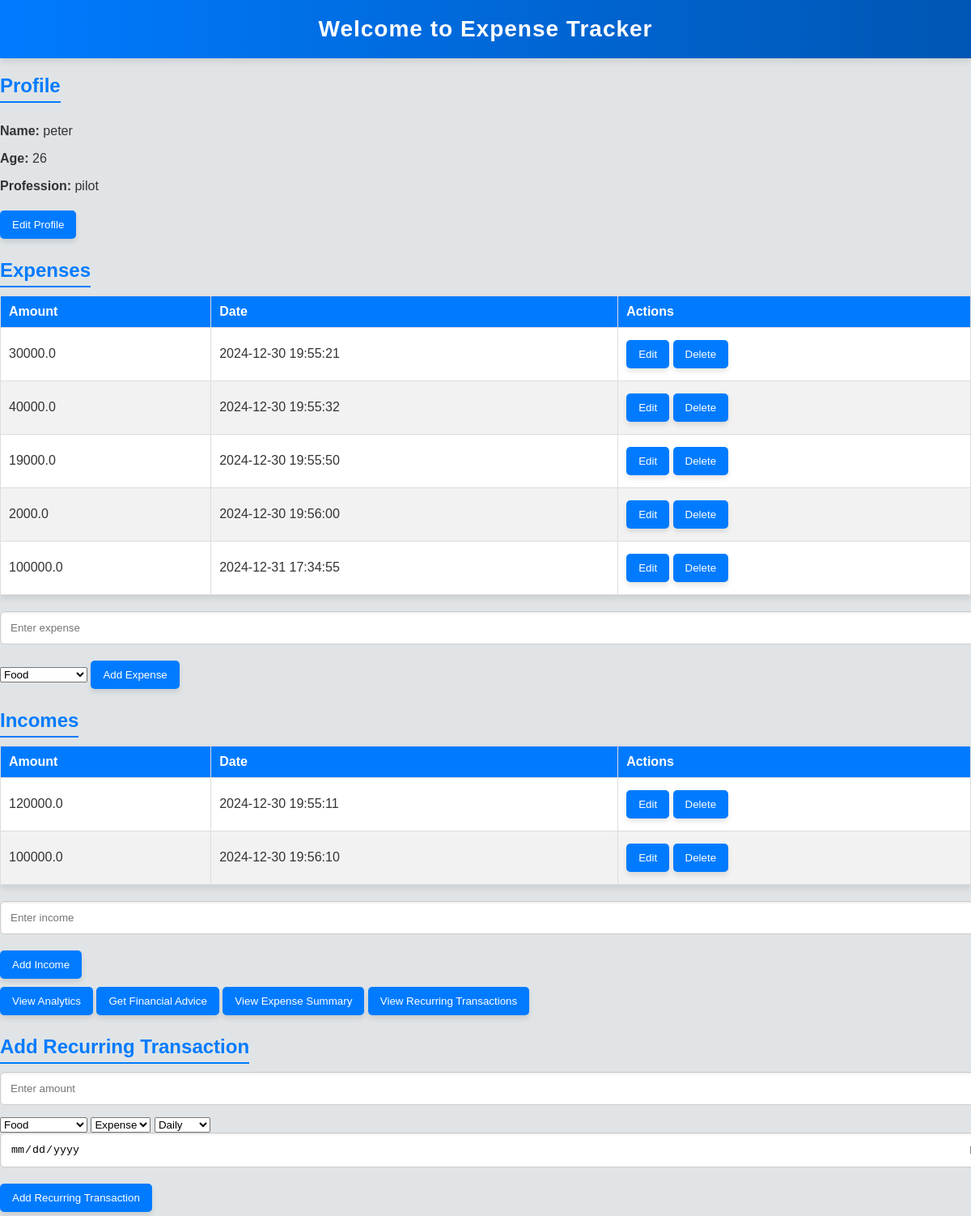
The app's page / (signed in), older data.
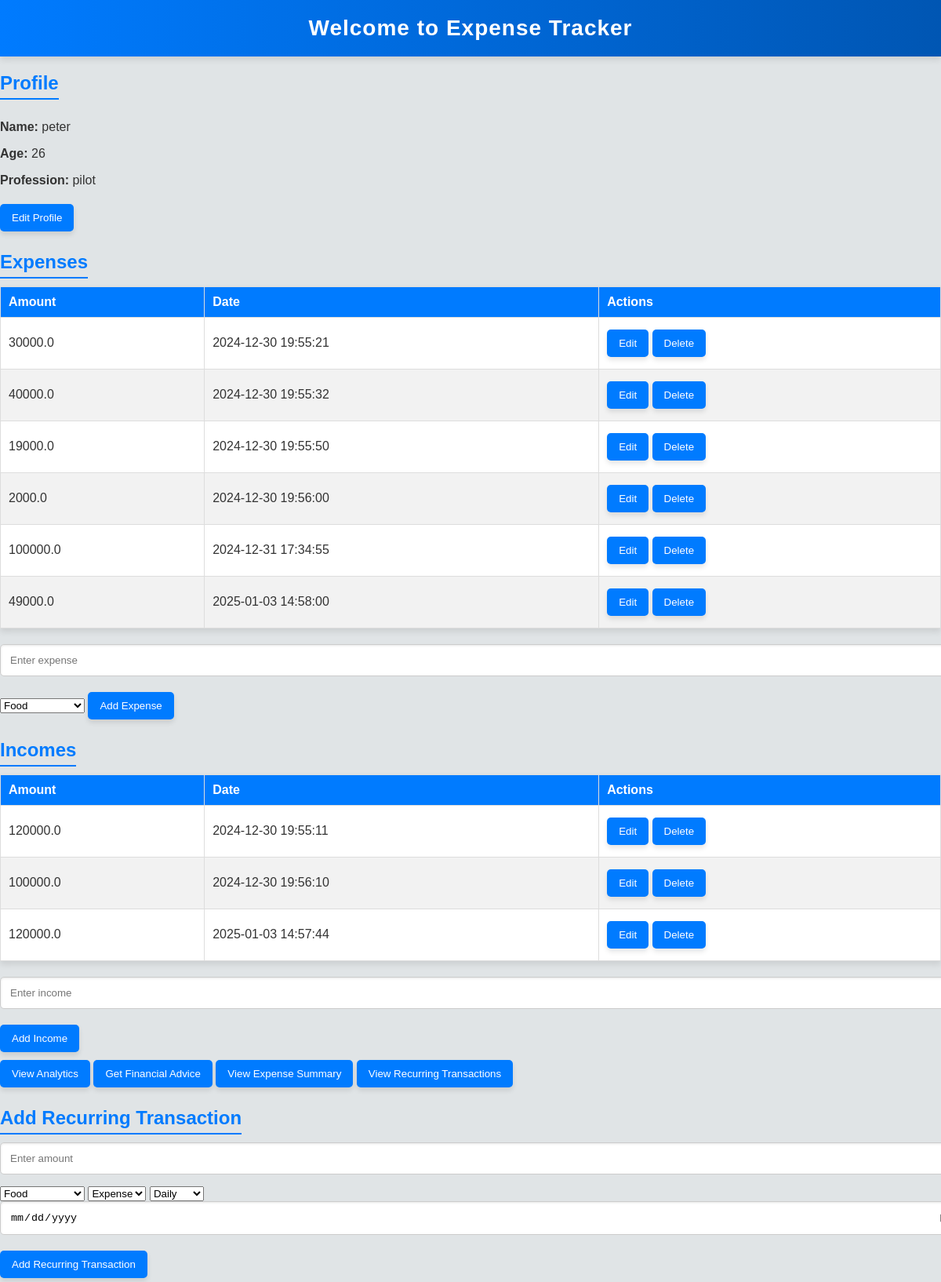
The same page, newer data.
### tables this page shows
CREATE TABLE expenses (
            id INTEGER PRIMARY KEY AUTOINCREMENT,
            amount REAL NOT NULL,
            created_at TIMESTAMP DEFAULT CURRENT_TIMESTAMP
        , user_id INTEGER REFERENCES users(id), category TEXT DEFAULT 'Uncategorized');

CREATE TABLE incomes (
            id INTEGER PRIMARY KEY AUTOINCREMENT,
            amount REAL NOT NULL,
            created_at TIMESTAMP DEFAULT CURRENT_TIMESTAMP
        , user_id INTEGER REFERENCES users(id));

### app.py (the view)
@app.route('/')  # Ensure this route is defined only once
@login_required
def index():
    profile = db.get_profile(current_user.id)  # Fetch profile
    expenses = db.get_all_expenses(current_user.id)  # Fetch expenses
    incomes = db.get_all_incomes(current_user.id)  # Fetch incomes
    print("Index - Profile fetched:", profile)  # Debugging output
    return render_template('index.html', profile=profile, expenses=expenses, incomes=incomes)

### app.py (called while the page is built)
@login_manager.user_loader
def load_user(user_id):
    user = db.get_user_by_id(user_id)  # Load user by ID (fixes initial issue)
    if user:
        return User(id=user[0], username=user[1])
    return None

### database.py (called while the page is built)
def get_user_by_id(user_id):
    conn = sqlite3.connect(DB_NAME)
    cursor = conn.cursor()
    cursor.execute("SELECT * FROM users WHERE id = ?", (user_id,))
    user = cursor.fetchone()
    conn.close()
    return user

def get_profile(user_id):
    conn = sqlite3.connect(DB_NAME)
    cursor = conn.cursor()
    cursor.execute("SELECT * FROM profile WHERE user_id = ?", (user_id,))
    profile = cursor.fetchone()
    conn.close()
    return profile

def get_all_expenses(user_id):
    conn = sqlite3.connect(DB_NAME)
    cursor = conn.cursor()
    cursor.execute("SELECT * FROM expenses WHERE user_id = ?", (user_id,))
    expenses = cursor.fetchall()
    conn.close()
    return expenses

def get_all_incomes(user_id):
    conn = sqlite3.connect(DB_NAME)
    cursor = conn.cursor()
    cursor.execute("SELECT * FROM incomes WHERE user_id = ?", (user_id,))
    incomes = cursor.fetchall()
    conn.close()
    return incomes

### templates/index.html (shortened to what this page needs)
<!DOCTYPE html>
<html>
<head>
    <link rel="stylesheet" type="text/css" href="{{ url_for('static', filename='css/style.css') }}">
</head>
<body>
    <h1>Welcome to Expense Tracker</h1>
    <div class="profile-section">
        <h2>Profile</h2>
        {% if profile %}
            <p><strong>Name:</strong> {{ profile[1] }}</p>
            <p><strong>Age:</strong> {{ profile[2] }}</p>
            <p><strong>Profession:</strong> {{ profile[3] }}</p>
            <a href="/profile"><button>Edit Profile</button></a>
        {% else %}
            <p>No profile found. <a href="/profile"><button>Create Profile</button></a></p>
        {% endif %}
    </div>
    <div class="expenses-section">
        <h2>Expenses</h2>
        <table>
            <thead>
                <tr>
                    <th>Amount</th>
                    <th>Date</th>
                    <th>Actions</th>
                </tr>
            </thead>
            <tbody>
                {% for expense in expenses %}
                <tr>
                    <td>{{ expense[1] }}</td>
                    <td>{{ expense[2] }}</td>
                    <td>
                        <a href="/edit_expense/{{ expense[0] }}"><button>Edit</button></a>
                        <a href="/delete_expense/{{ expense[0] }}"><button>Delete</button></a>
                    </td>
                </tr>
                {% endfor %}
            </tbody>
        </table>
        <form action="/add_expense" method="POST">
            <input type="number" name="amount" placeholder="Enter expense" required>
            <select name="category" required>
                <option value="Food">Food</option>
            </select>
            <button type="submit">Add Expense</button>
        </form>
    </div>
    <div class="incomes-section">
        <h2>Incomes</h2>
        <table>
            <thead>
                <tr>
                    <th>Amount</th>
                    <th>Date</th>
                    <th>Actions</th>
                </tr>
            </thead>
            <tbody>
                {% for income in incomes %}
                <tr>
                    <td>{{ income[1] }}</td>
                    <td>{{ income[2] }}</td>
                    <td>
                        <a href="/edit_income/{{ income[0] }}"><button>Edit</button></a>
                        <a href="/delete_income/{{ income[0] }}"><button>Delete</button></a>
                    </td>
                </tr>
                {% endfor %}
            </tbody>
        </table>
        <form action="/add_income" method="POST">
            <input type="number" name="amount" placeholder="Enter income" required>
            <button type="submit">Add Income</button>
        </form>
    </div>
    <div class="navigation-section">
        <a href="/analytics"><button>View Analytics</button></a>
        <a href="/advice"><button>Get Financial Advice</button></a>
        <a href="/expense_summary"><button>View Expense Summary</button></a>
        <a href="/recurring_transactions"><button>View Recurring Transactions</button></a>
    </div>
    <div class="recurring-transactions-section">
        <h2>Add Recurring Transaction</h2>
        <form action="/add_recurring" method="POST">
            <input type="number" name="amount" placeholder="Enter amount" required>
            <select name="category" required>
                <option value="Food">Food</option>
            </select>
            <select name="transaction_type" required>
                <option value="Expense">Expense</option>
            </select>
            <select name="frequency" required>
                <option value="Daily">Daily</option>
            </select>
            <input type="date" name="next_due_date" required>
            <button type="submit">Add Recurring Transaction</button>
        </form>
    </div>
</body>
</html>

Row changes from the older to the newer data that the page shows:
added expenses: amount "49000.0", created_at "2025-01-03 14:58:00"
added incomes: amount "120000.0", created_at "2025-01-03 14:57:44"
